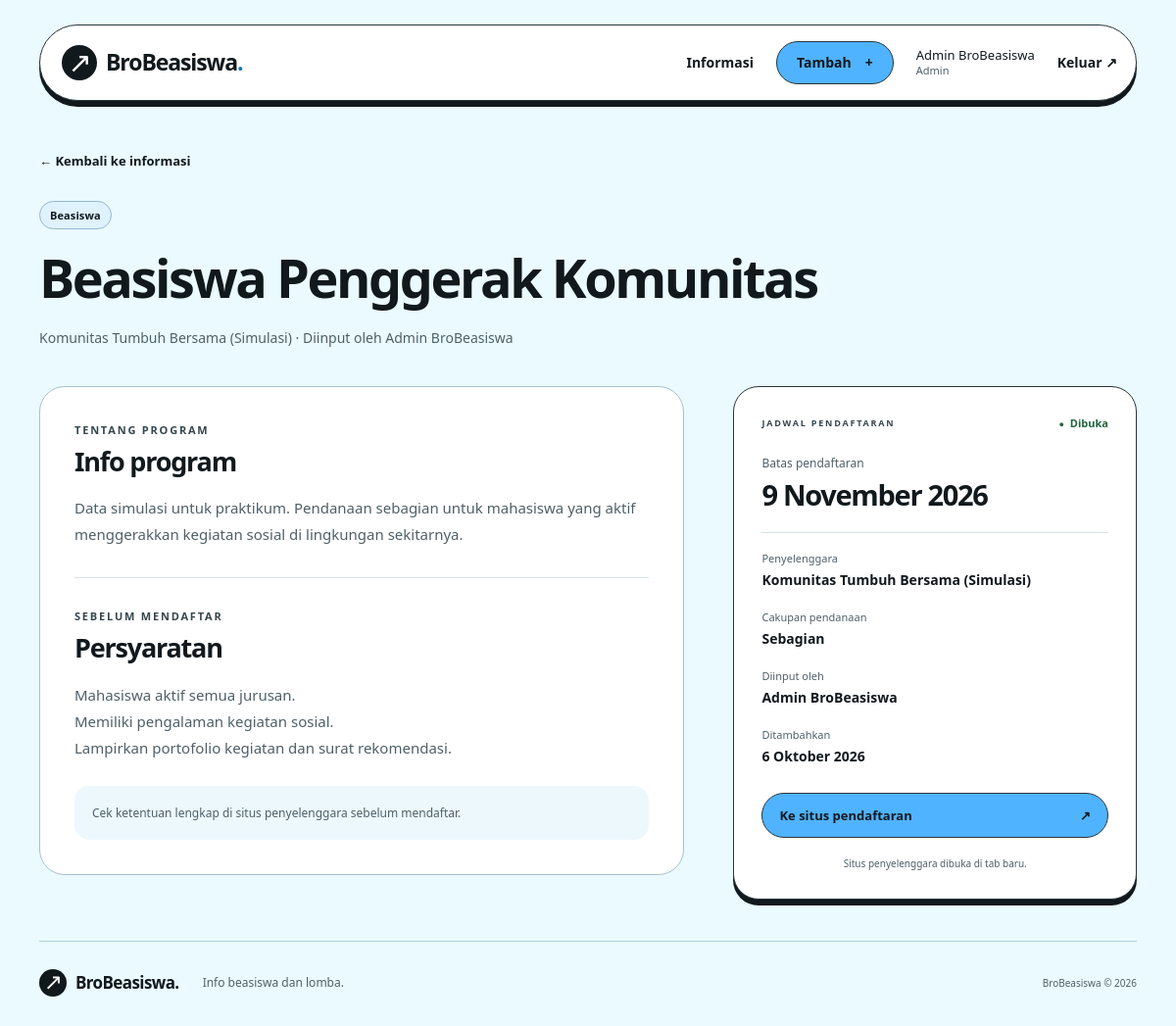
The app's page /detail.php?id=2 (signed in) with its own data.
### tables this page shows
CREATE TABLE informasi (
    id INT UNSIGNED AUTO_INCREMENT PRIMARY KEY,
    pengguna_id INT UNSIGNED NOT NULL,
    judul VARCHAR(150) NOT NULL,
    jenis ENUM('beasiswa', 'lomba') NOT NULL,
    penyelenggara VARCHAR(150) NOT NULL,
    deadline DATE NOT NULL,
    persyaratan TEXT NOT NULL,
    deskripsi TEXT NOT NULL,
    url_pendaftaran VARCHAR(2000) NOT NULL,
    pendanaan ENUM('Penuh', 'Sebagian') NULL,
    biaya INT UNSIGNED NULL,
    peserta ENUM('Individu', 'Tim') NULL,
    sumber_url VARCHAR(512) NULL UNIQUE,
    diambil_pada DATETIME NULL,
    mulai DATE NULL,
    lokasi VARCHAR(500) NULL,
    jenjang VARCHAR(500) NULL,
    poster_url VARCHAR(2000) NULL,
    dibuat_pada DATETIME NOT NULL DEFAULT CURRENT_TIMESTAMP,
    FOREIGN KEY (pengguna_id) REFERENCES pengguna(id),
    INDEX idx_terbaru (dibuat_pada, id),
    INDEX idx_deadline (deadline),
    CONSTRAINT kolom_sesuai_jenis CHECK (
        (jenis = 'beasiswa' AND biaya IS NULL AND peserta IS NULL)
        OR (jenis = 'lomba' AND pendanaan IS NULL AND (biaya IS NULL OR biaya BETWEEN 0 AND 100000000))
    )
);

CREATE TABLE pengguna (
    id INT UNSIGNED AUTO_INCREMENT PRIMARY KEY,
    username VARCHAR(30) NOT NULL UNIQUE,
    nama VARCHAR(100) NOT NULL,
    peran ENUM('admin', 'anggota') NOT NULL DEFAULT 'anggota',
    hash_sandi VARCHAR(255) NOT NULL
);

### sesi.php (called while the page is built, shortened)
<?php
function e($value): string { return htmlspecialchars((string) ($value ?? ''), ENT_QUOTES | ENT_SUBSTITUTE, 'UTF-8'); }

### detail.php (the view, shortened to what this page needs)
<?php
require_once __DIR__ . '/sesi.php'; wajibLogin();
require_once __DIR__ . '/tampilan.php';
$raw = $_GET['id'] ?? '';
$id = is_string($raw) && preg_match('/^[1-9][0-9]*$/D', $raw) ? filter_var($raw, FILTER_VALIDATE_INT, ['options' => ['min_range' => 1, 'max_range' => 4294967295]]) : false;
require_once __DIR__ . '/koneksi.php';
try {
    $stmt = $db->prepare('SELECT i.*, p.nama AS penginput FROM informasi i JOIN pengguna p ON p.id = i.pengguna_id WHERE i.id = ?');
    $stmt->bind_param('i', $id); $stmt->execute(); $row = $stmt->get_result()->fetch_assoc();
} catch (mysqli_sql_exception $ex) { gagalDatabase($ex); }
awalHalaman($row['judul']); ?>
<main id="konten" class="container detail-page"><a class="back-link" href="daftar.php">← Kembali ke informasi</a><header class="detail-header"><span class="kind"><?= e(ucfirst($row['jenis'])) ?></span><h1><?= e($row['judul']) ?></h1><p><?= e($row['penyelenggara']) ?> <span aria-hidden="true">·</span> Diinput oleh <?= e($row['penginput']) ?></p></header><div class="detail-layout"><article class="detail-content"><?php if ($poster = posterAman($row['poster_url'] ?? null)): ?><img class="detail-poster" src="<?= e($poster) ?>" alt="Poster <?= e($row['judul']) ?>" loading="lazy"><?php endif; ?><section><span class="eyebrow">TENTANG PROGRAM</span><h2>Info program</h2><p class="preserve-lines"><?= e($row['deskripsi']) ?></p></section><section><span class="eyebrow">SEBELUM MENDAFTAR</span><h2>Persyaratan</h2><p class="preserve-lines"><?= e($row['persyaratan']) ?></p></section><?php if ($row['sumber_url']): ?><div class="import-source"><p>Sumber: <a href="<?= e($row['sumber_url']) ?>" target="_blank" rel="noopener noreferrer">Luar Kampus ↗</a> · Diambil <?= e(tanggal($row['diambil_pada'])) ?></p><p>Ringkasan ini berasal dari kalender publik. Detail di Luar Kampus meminta login. Biaya, pendanaan, dan ketentuan yang tidak tercantum perlu dicek di halaman sumber.</p></div><?php else: ?><div class="source-note"><p>Cek ketentuan lengkap di situs penyelenggara sebelum mendaftar.</p></div><?php endif; ?></article><aside class="summary-panel" aria-label="Ringkasan informasi"><div class="summary-top"><span class="eyebrow">JADWAL PENDAFTARAN</span><?php statusBadge($row['deadline'], $row['mulai'] ?? null); ?></div><p class="muted">Batas pendaftaran</p><h2><?= e(tanggal($row['deadline'])) ?></h2><dl><?php if ($row['mulai']): ?><div><dt>Mulai pendaftaran</dt><dd><?= e(tanggal($row['mulai'])) ?></dd></div><?php endif; ?><?php if ($row['lokasi']): ?><div><dt>Lokasi</dt><dd><?= e($row['lokasi']) ?></dd></div><?php endif; ?><div><dt>Penyelenggara</dt><dd><?= e($row['penyelenggara']) ?></dd></div><?php if ($row['jenis'] === 'beasiswa'): ?><div><dt>Cakupan pendanaan</dt><dd><?= e($row['pendanaan'] ?? 'Belum tercantum di sumber') ?></dd></div><?php else: ?><div><dt>Biaya pendaftaran</dt><dd><?= e(biayaLabel($row['biaya'])) ?></dd></div><div><dt>Bentuk peserta</dt><dd><?= e($row['peserta'] ?? 'Belum tercantum di sumber') ?></dd></div><?php endif; ?><div><dt>Diinput oleh</dt><dd><?= e($row['penginput']) ?></dd></div><div><dt>Ditambahkan</dt><dd><?= e(tanggal($row['dibuat_pada'])) ?></dd></div></dl>
<?php $scheme = strtolower((string)parse_url($row['url_pendaftaran'], PHP_URL_SCHEME)); if (filter_var($row['url_pendaftaran'], FILTER_VALIDATE_URL) && in_array($scheme, ['http','https'], true)): ?><a class="button full" href="<?= e($row['url_pendaftaran']) ?>" target="_blank" rel="noopener noreferrer"><?= $row['sumber_url'] ? 'Buka info di Luar Kampus' : 'Ke situs pendaftaran' ?> <span aria-hidden="true">↗</span></a><p class="panel-note"><?= $row['sumber_url'] ? 'Halaman sumber dibuka di tab baru.' : 'Situs penyelenggara dibuka di tab baru.' ?></p><?php else: ?><p class="closed-note">Tautan penyelenggara belum tersedia.</p><?php endif; ?></aside></div></main>

### assets/style.css (style rules this page uses)
:root { --bg:#eafaff;--ink:#11191d;--muted:#4e6069;--blue:#50b3ff;--border:#28353b;--white:#fff;--shadow:0 6px 0 #11191d;--radius:26px }
* { box-sizing:border-box }
html { scroll-behavior:smooth;scroll-padding-top:25px }
body { margin:0;background:var(--bg);color:var(--ink);font-family:'Segoe UI',Arial,sans-serif;font-size:16px;line-height:1.6 }
a { color:inherit;text-decoration:none }
button,a,input,select,textarea { -webkit-tap-highlight-color:transparent }
a,button { transition:background .16s,transform .16s,box-shadow .16s }
h1,h2,h3,p { margin-top:0 }
h1,h2,h3 { line-height:1.1;letter-spacing:-.045em }
h1 { font-size:clamp(38px,5.5vw,72px);font-weight:800 }
h2 { font-size:34px;font-weight:750 }
p { color:var(--muted) }
.container { width:min(1120px,calc(100% - 64px));margin-inline:auto }
.button { display:inline-flex;justify-content:center;align-items:center;gap:20px;border:1px solid var(--border);border-radius:40px;background:var(--blue);color:var(--ink);padding:14px 25px;font-size:15px;font-weight:700;cursor:pointer;line-height:1.4 }
.button.full { display:flex;width:100%;justify-content:space-between }
.eyebrow { display:block;font-size:11px;letter-spacing:1.8px;font-weight:750;color:#34464e;line-height:1.6 }
.kind { display:inline-flex;align-items:center;gap:6px;background:#dff2ff;border:1px solid #94b7ce;border-radius:20px;font-size:11px;font-weight:700;padding:5px 10px;letter-spacing:.1px }
.muted { font-size:14px;color:var(--muted) }
.panel-note { text-align:center;font-size:10px;margin:18px 0 0 }
.back-link { display:inline-block;font-size:13px;font-weight:650;margin-bottom:30px }
.detail-page,.add-page { padding-top:48px }
.detail-header { max-width:900px }
.detail-header h1 { font-size:clamp(36px,4.5vw,57px);margin:20px 0;overflow-wrap:anywhere }
.detail-header>p { font-size:14px;overflow-wrap:anywhere }
.detail-layout { display:grid;grid-template-columns:minmax(0,1.6fr) minmax(0,1fr);gap:50px;margin-top:38px;align-items:start }
.detail-content { background:white;border:1px solid #a8c1cc;border-radius:26px;padding:35px }
.detail-content section+section { border-top:1px solid #d6e3e9;margin-top:30px;padding-top:30px }
.detail-content h2 { font-size:27px;margin:8px 0 20px }
.preserve-lines { white-space:pre-wrap;overflow-wrap:anywhere;font-size:15px;line-height:1.8 }
.source-note { display:flex;gap:14px;background:#edf8fd;padding:18px;border-radius:15px;margin-top:25px }
.source-note p { font-size:12px;margin:0 }
.summary-panel { background:white;border:1px solid var(--border);border-radius:26px;box-shadow:var(--shadow);padding:28px }
.summary-top { display:flex;justify-content:space-between;gap:8px;align-items:center;margin-bottom:22px }
.summary-top .eyebrow { font-size:9px }
.summary-panel>.muted { margin-bottom:7px;font-size:12px }
.summary-panel h2 { font-size:29px;margin-bottom:22px }
.summary-panel dl { border-top:1px solid #d6e3e9;margin:0 0 25px }
.summary-panel dl>div { padding-top:17px }
.summary-panel dt { font-size:11px;color:var(--muted) }
.summary-panel dd { font-size:14px;font-weight:600;margin:3px 0 0;overflow-wrap:anywhere }
.summary-panel .button { font-size:13px;padding:13px 17px;gap:10px }

### records on screen
informasi: jenis "Beasiswa", judul "Beasiswa Penggerak Komunitas", penyelenggara "Komunitas Tumbuh Bersama (Simulasi)", pengguna.nama "Admin BroBeasiswa", deskripsi "Data simulasi untuk praktikum. Pendanaan sebagian untuk mahasiswa yang aktif menggerakkan kegiatan sosial di lingkungan sekitarnya.", persyaratan "Mahasiswa aktif semua jurusan. Memiliki pengalaman kegiatan sosial. Lampirkan portofolio kegiatan dan surat rekomendasi.", deadline "9 November 2026", pendanaan "Sebagian", dibuat_pada "6 Oktober 2026"

### other values on screen
$_SESSION['nama'] "Admin BroBeasiswa"
$_SESSION['peran'] "Admin"
